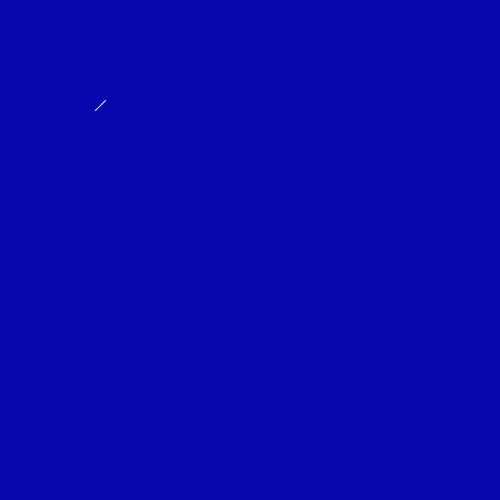
Frame 1 (no input)
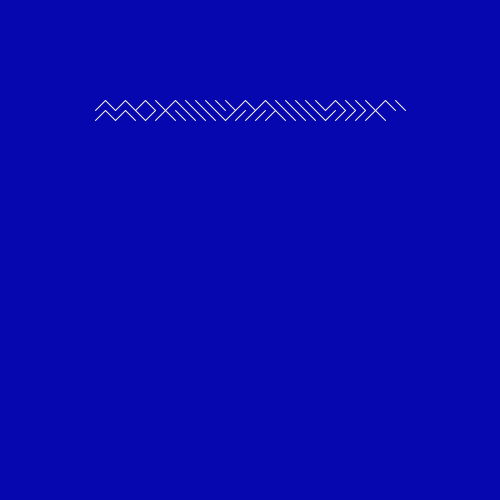
Frame 60 (the mouse pressed at the canvas centre just before this capture)
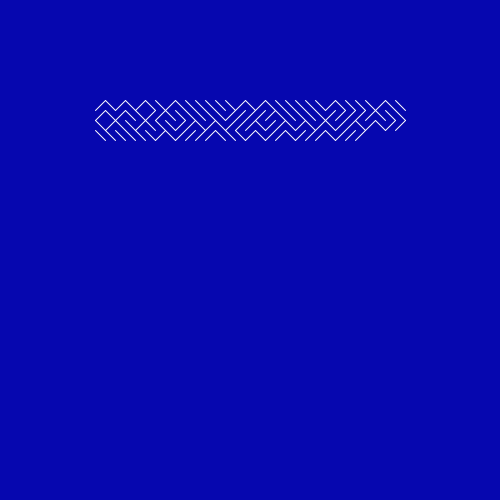
Frame 120 (the mouse held since frame 60 and released just before this capture)

The Processing sketch that drew these frames (run headless with seeded random() and noise(); from frame 60 on, the mouse is pressed at the canvas centre):

// Processing sketch: sketch_26112017
// ── sketch_26112017.pde
ArrayList<Maze>maze;
float x = 100,y = 100;
boolean delete = false;
int spacing = 10;
float x1, y1, x2, y2;

void setup(){
  size(500,500);
  smooth();
  stroke(255);
  maze = new ArrayList<Maze>();
}

void draw(){
  background(6,7,175);
  update();
  translate(-15, 0);
  for(int i = 0; i < maze.size(); i++){
    Maze m = maze.get(i);
    m.display();
  }
}

void update(){
  
  if(y < 400){
    x = x + spacing;
    if(random(1) < 0.5) {
      x1 = x;
      y1 = y;
      x2 = x + spacing;
      y2 = y + spacing;
    }else{
      x1 = x;
      y1 = y + spacing;
      x2 = x + spacing;
      y2 = y;   
    }
    
    maze.add(new Maze(x1, y1, x2, y2));
    
    if(x > 400){
      x = 100;
      y = y + spacing;
    }
  }else{
    delete = true;
  }
  
  
  if(delete){
    if(maze.size() == 0){
      delete = false;
      x = 100;
      y = 100;
    }else{
      maze.remove(0);
    }
  }
  
  
}
// ── Maze.pde
class Maze{
  float x,y, x2, y2;
  Maze(float _x, float _y, float _x2, float _y2){
    x = _x;
    y = _y;
    x2 = _x2;
    y2 = _y2;
  }
  
  void display(){
    line(x,y,x2, y2);
  }
}
